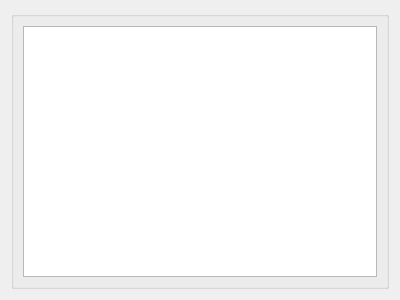
<?xml version="1.0" encoding="UTF-8"?>
<ui version="4.0">
 <class>GainCalibrationDialog</class>
 <widget class="QDialog" name="GainCalibrationDialog">
  <property name="geometry">
   <rect>
    <x>0</x>
    <y>0</y>
    <width>400</width>
    <height>300</height>
   </rect>
  </property>
  <property name="windowTitle">
   <string>Sensor Gain Calibration</string>
  </property>
  <layout class="QVBoxLayout" name="verticalLayout_2">
   <item>
    <widget class="QGroupBox" name="groupBox">
     <property name="title">
      <string/>
     </property>
     <layout class="QVBoxLayout" name="verticalLayout">
      <item>
       <widget class="QPlainTextEdit" name="plainTextEdit">
        <property name="readOnly">
         <bool>true</bool>
        </property>
        <property name="plainText">
         <string notr="true"/>
        </property>
       </widget>
      </item>
     </layout>
    </widget>
   </item>
  </layout>
 </widget>
 <resources/>
 <connections/>
</ui>
